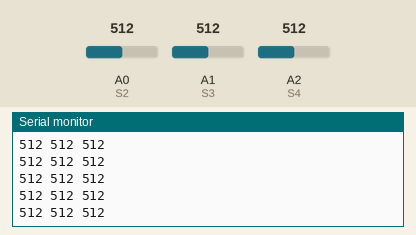
This sketch was run on a simulated Arduino Uno, built with avr-gcc and run on an emulated ATmega328P. Parts: the last lines printed to the serial monitor. The inputs (shaded band) are chosen by the test bench; at power-on: A0 (S2) = 512, A1 (S3) = 512, A2 (S4) = 512.

Above: at 1.2 s.
1.3 s: A0 (S2) set to 716
At 1.69 s:
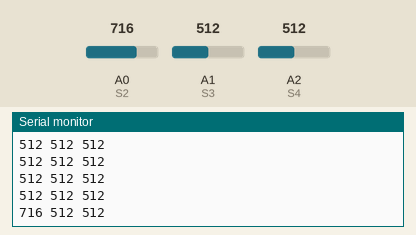
2.8 s: A1 (S3) set to 716
At 2.94 s:
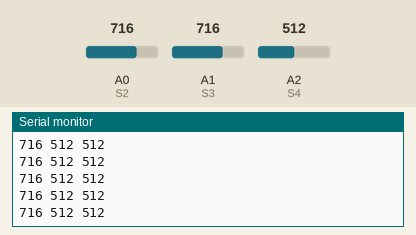
4.3 s: A2 (S4) set to 716
At 4.45 s:
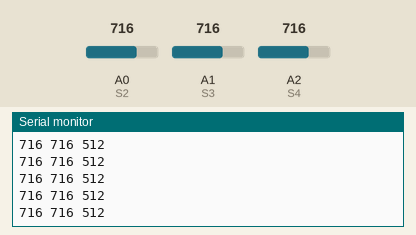
5.8 s: A0 (S2) set to 900
At 5.95 s:
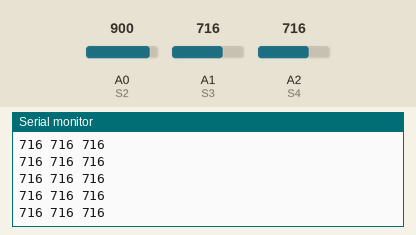
7.3 s: A1 (S3) set to 900
At 7.46 s:
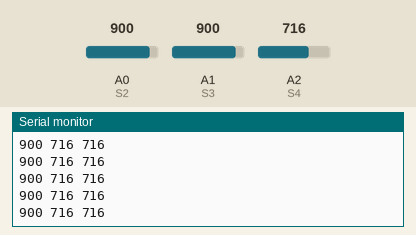
8.8 s: A2 (S4) set to 900
At 8.96 s:
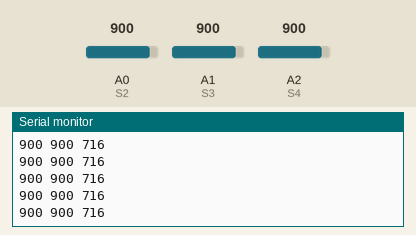
Timing chart, 0 to 11.8 s (numbered marks = the images above; inputs shaded):
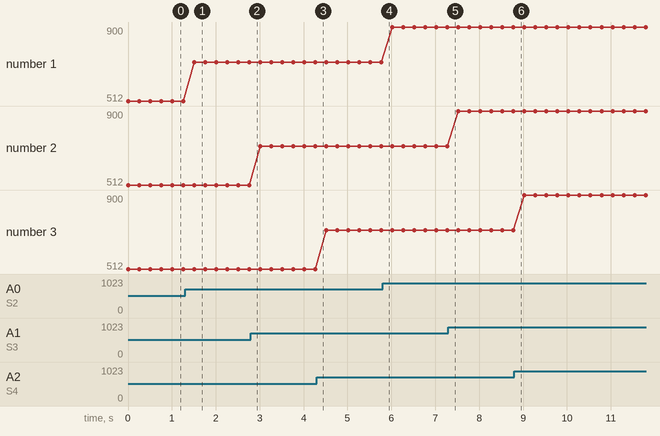

Measured:
- after the input at 1.3 s, the serial monitor: prints a new line after 0.21 s (image 1)
- plotted number 1: 512 → 716 after the input at 1.3 s, 716 → 900 after the input at 5.8 s

The sketch:

LeituraSensorV1.ino
```cpp
#define S2 A0
#define S3 A1
#define S4 A2


int VS1;
int VS2;
int VS3;
int VS4;
int VS5;

void setup() {
  Serial.begin(9600);
}

void loop() {
  //VS1 = analogRead(S1);
  VS2 = analogRead(S2);
  VS3 = analogRead(S3);
  VS4 = analogRead(S4);
  //VS5 = analogRead(S5);

  //Serial.print(VS1); Serial.print(' ');
  Serial.print(VS2); Serial.print(' ');
  Serial.print(VS3); Serial.print(' ');
  Serial.print(VS4); Serial.print(' ');
  //Serial.print(VS5);
  Serial.println(' ');

  delay(250);
}
```
